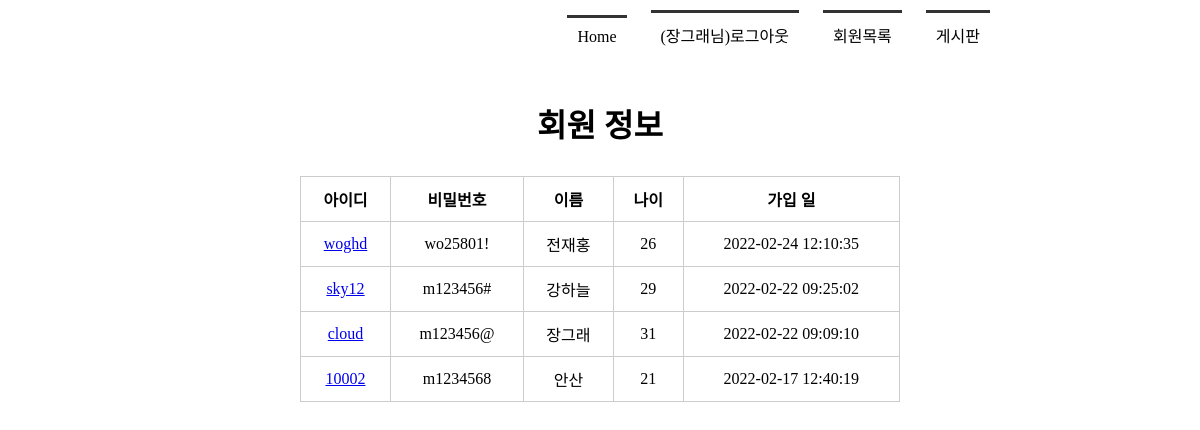
The page /memberlist/ (signed in) on the database its author committed.
### tables this page shows
CREATE TABLE member(
            mid char(5) PRIMARY KEY,
            passwd  char(8) NOT NULL,
            name    text NOT NULL,
            age integer,
            regDate timestamp date DEFAULT (datetime('now', 'localtime'))
        );

### app.py (the view)
@app.route('/memberlist/')
def memberlist():
    rs = select_member()
    return render_template('memberlist.html', rs = rs)

### model/model_member.py (called while the page is built)
def getconn():
    conn = sqlite3.connect("./members.db")
    return conn

def select_member():
    conn = getconn()
    cur = conn.cursor()
    sql = "SELECT * FROM member ORDER BY regDate DESC"
    cur.execute(sql)
    rs = cur.fetchall()
    conn.close()
    return rs

### templates/memberlist.html (shortened to what this page needs)
<!DOCTYPE html>
<html lang="en">
<head>
    <link rel="stylesheet" href="{{ url_for('static', filename='style.css') }}">
</head>
<body>
<div id="container">
     {% include 'navbar.html' %}
     <section>
         <h1>회원 정보</h1>
         <table>
             <tr>
                 <th>아이디</th><th>비밀번호</th><th>이름</th><th>나이</th><th>가입 일</th>
             </tr>
             {% for i in rs %}
             <tr>
                 <td><a href="{{ url_for('member_view', id=i[0]) }}">{{ i[0] }}</a></td>
                 <td>{{ i[1] }}</td>
                 <td>{{ i[2] }}</td>
                 <td>{{ i[3] }}</td>
                 <td>{{ i[4] }}</td>
             </tr>
             {% endfor %}
         </table>
     </section>
</div>
</body>
</html>

### templates/navbar.html
<header>
    <nav>
        <ul>
            {% if session %}
                <li><a href="{{ url_for('index') }}">Home</a></li>
                <li><a href="{{ url_for('logout') }}">({{ session['userName'] }}님)로그아웃</a></li>
                <li><a href="{{ url_for('memberlist') }}">회원목록</a></li>
                <li><a href="{{ url_for('boardlist') }}">게시판</a></li>
            {% else %}
                <li><a href="{{ url_for('index') }}">Home</a></li>
                <li><a href="{{ url_for('login') }}">로그인</a></li>
                <li><a href="{{ url_for('register') }}">회원가입</a></li>
                <li><a href="{{ url_for('boardlist') }}">게시판</a></li>
            {% endif %}
        </ul>
    </nav>
</header>

### static/style.css (style rules this page uses)
* { margin: 0; padding: 0; }
#container { width: 1000px; margin: 0 auto; }
header { height: 100px; }
nav ul { list-style: none; text-align: right; margin-right: 100px; }
nav ul li { display: inline-block; margin: 10px; border-top: 3px solid #333; padding: 10px; }
nav ul li a { text-decoration: none; color: #000; }
section { text-align: center; }
section h1 { font-size: 2em; margin-bottom: 30px; }
section table { width: 600px; margin:0 auto; border-collapse: collapse; }
section table, th, td { border: 1px solid #ccc; padding: 10px }

### rows shown on the page
member: userName "장그래", mid "cloud", passwd "m123456@", name "장그래", age "31", regDate "2022-02-22 09:09:10"
member: mid "woghd", passwd "wo25801!", name "전재홍", age "26", regDate "2022-02-24 12:10:35"
member: mid "sky12", passwd "m123456#", name "강하늘", age "29", regDate "2022-02-22 09:25:02"
member: mid "10002", passwd "m1234568", name "안산", age "21", regDate "2022-02-17 12:40:19"
